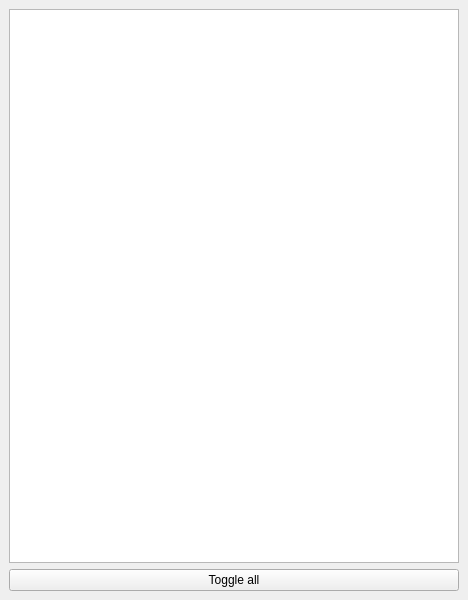
<?xml version="1.0" encoding="UTF-8"?>
<ui version="4.0">
 <class>MainWindow</class>
 <widget class="QMainWindow" name="MainWindow">
  <property name="geometry">
   <rect>
    <x>0</x>
    <y>0</y>
    <width>468</width>
    <height>600</height>
   </rect>
  </property>
  <property name="windowTitle">
   <string>MainWindow</string>
  </property>
  <widget class="QWidget" name="centralwidget">
   <layout class="QGridLayout" name="gridLayout">
    <item row="0" column="0">
     <widget class="QListWidget" name="todo_listWidget"/>
    </item>
    <item row="1" column="0">
     <widget class="QPushButton" name="pushButton">
      <property name="text">
       <string>Toggle all</string>
      </property>
     </widget>
    </item>
   </layout>
  </widget>
 </widget>
 <resources/>
 <connections/>
</ui>
